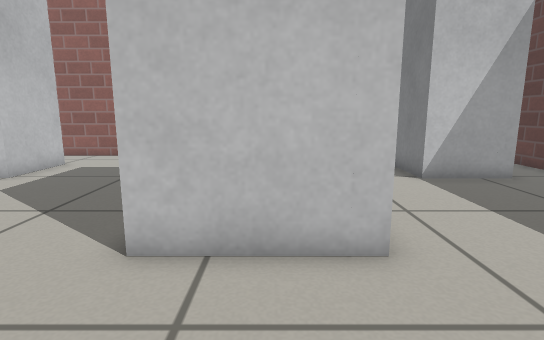
View 1 (above)

17 first-person views from a walk through a world built for the Gazebo simulator. The camera is 0.54 m above the floor, tilts 10° down and sees 80° across. The floor is counted in squares, 0.25 m on a side. Each view is taken from the middle of a square. On the plan, view 1 faces up. The plan holds only what a view shows up to about 18 squares ahead; the rest is blank. Simple patterns stand in for the simulator's built-in surfaces.

View 2
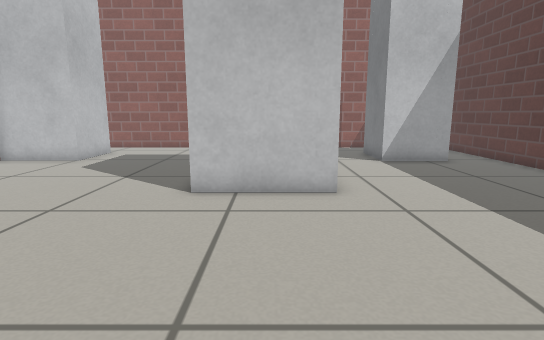

View 3
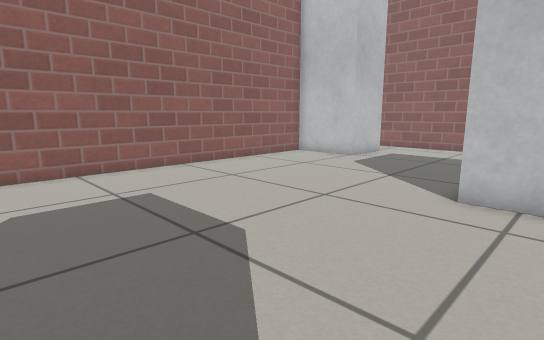

View 4
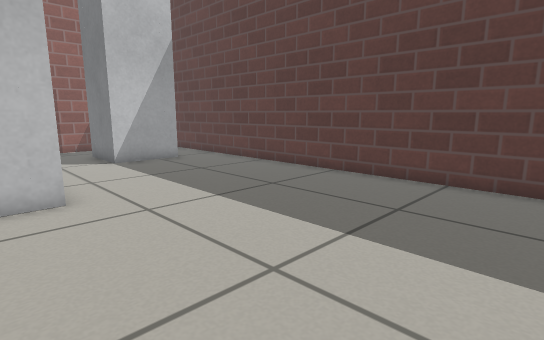

View 5
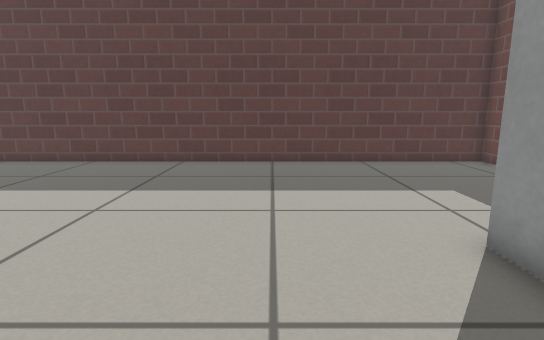

View 6
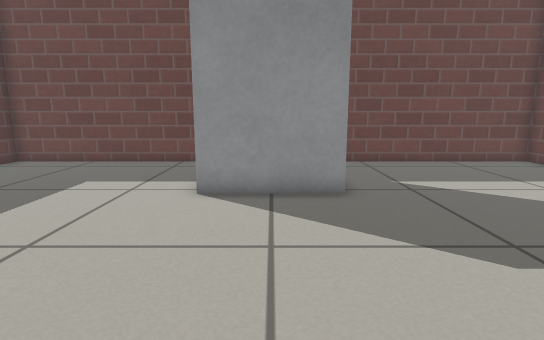

View 7
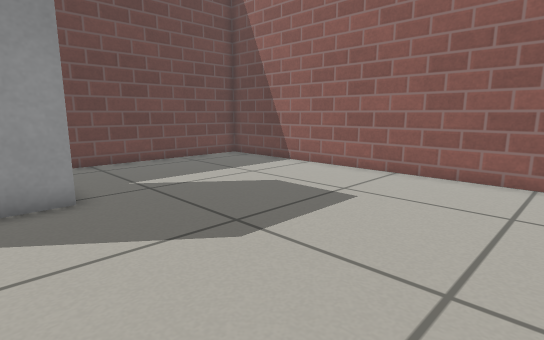

View 8
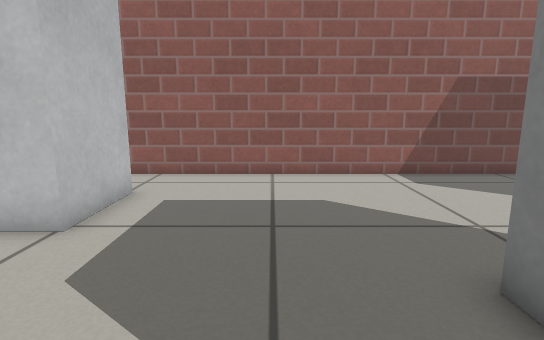

View 9
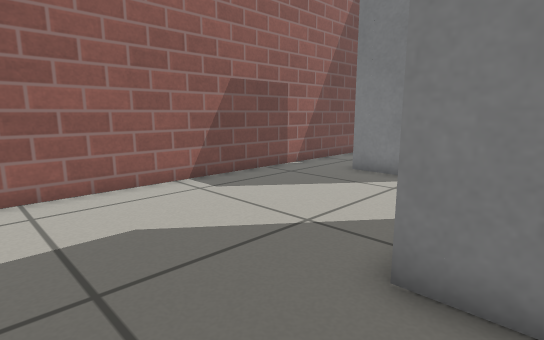

View 10
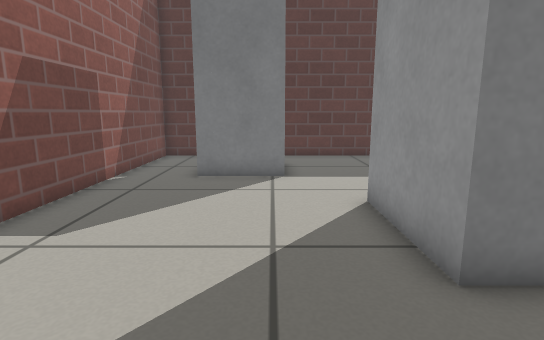

View 11
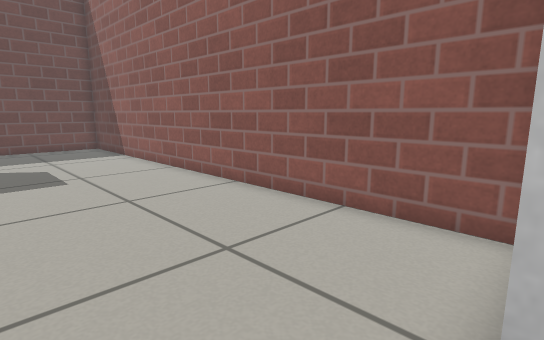

View 12
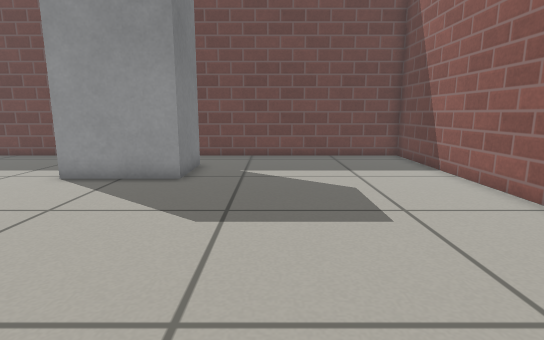

View 13
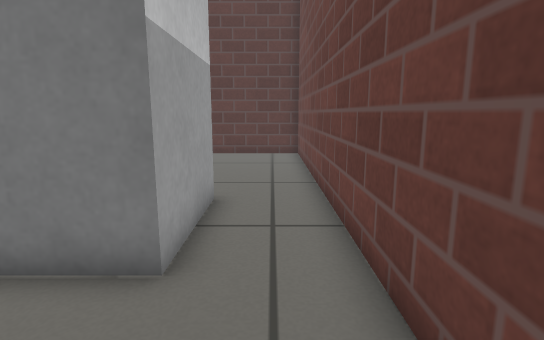

View 14
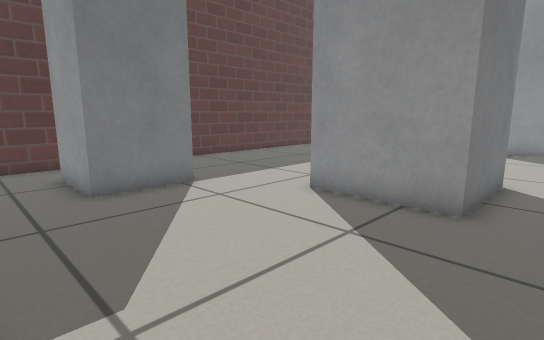

View 15
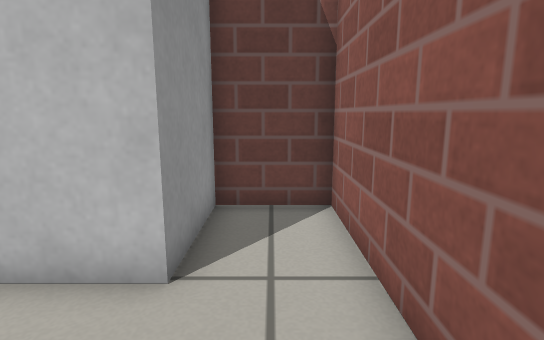

View 16
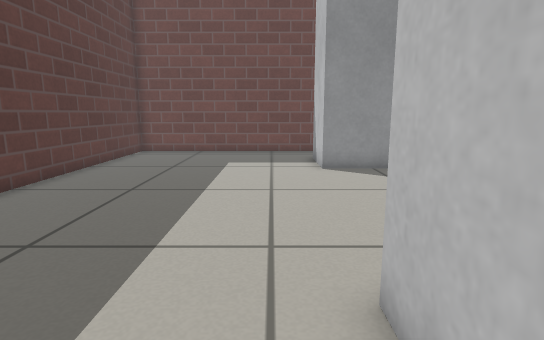

View 17
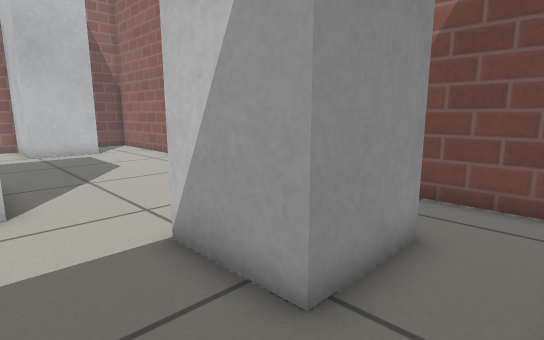

### Floor plan
Points are (right, up) in squares from view 1. A wall is a line through its corners. A room is listed if a view was taken in it or the views show most of it. See-through windows are left out.
Room 1 (views 1, 2, 3, 4, 5, 6, 7, 8, 9, 10, 11, 12, 13, 14, 15, 16, 17)
walls: (1.8, 6.8) (1.8, 4.6) (-2.2, 4.6) (-2.2, 8.6) (1.9, 8.6); (-3, -4.5) (1, -4.5) (1, -7.5) (-3, -7.5) (-3, -4.5); (5, 10.6) (5, 13.7) (8, 13.7) (8, 10.6) (5, 10.6); (-8.8, 10.6) (-12.4, 10.6) (-12.4, -10.4) (10.4, -10.4) (10.4, 16.4) (-12.4, 16.4) (-12.4, 13.7) (-8.8, 13.7) (-8.8, 10.6)

Where each view was taken, in squares from view 1:
view 1: 0 up, 0 right, facing up
view 2: 4 down, 0 right, facing up
view 3: 4 down, 0 right, facing up-left
view 4: 4 down, 0 right, facing up-right
view 5: 1 down, 4 left, facing right
view 6: 4 up, 1 left, facing down
view 7: 4 up, 1 left, facing down-left
view 8: 5 up, 5 left, facing up
view 9: 7 up, 6 left, facing up-right
view 10: 11 up, 6 left, facing right
view 11: 11 up, 6 left, facing down-left
view 12: 6 up, 6 left, facing down
view 13: 9 down, 7 left, facing right
view 14: 16 up, 4 left, facing down-right
view 15: 15 up, 5 left, facing left
view 16: 8 up, 3 right, facing down
view 17: 8 up, 10 right, facing up-left
